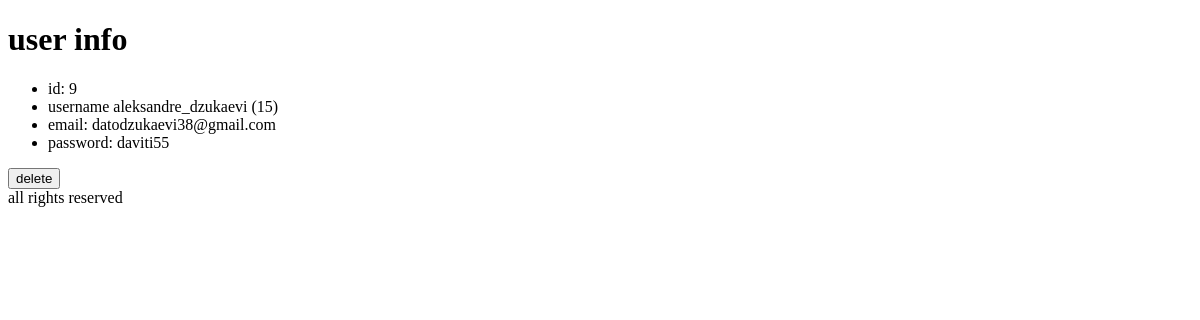
Before: /user/9/ with the older database file.
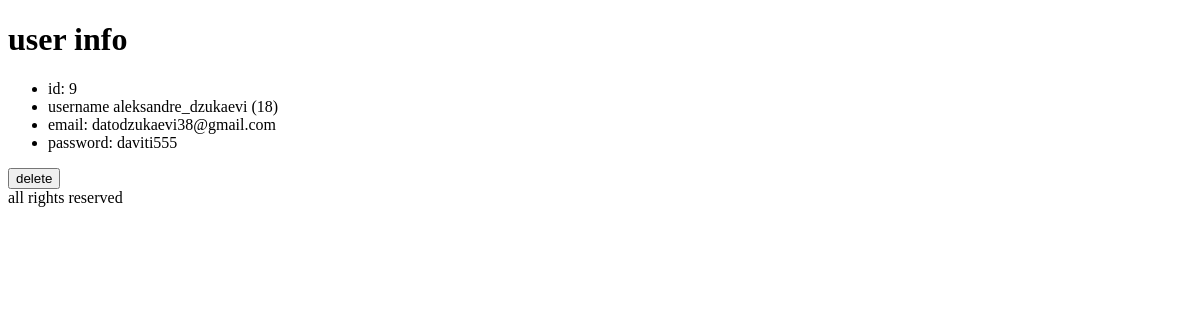
After: the same page with the newer database file.
### users/models.py (models this page shows)
class User(models.Model):
    username = models.CharField()
    email = models.EmailField()
    age = models.IntegerField()
    password = models.CharField()
    is_current_user = models.BooleanField(default=0)

### users/views.py (the view)
# urls.py: path('<int:id>/', views.user_info, name='user_info'),
def user_info(request, id):
    context = {
        'user_info' : get_user_info(id=id)
    }
    return render(request, 'users_details.html', context)

### users/utils.py (called while the page is built)
def get_user_info(id):
    return User.objects.get(id=id)

### users/templates/users_details.html (shortened to what this page needs)
{% extends "master.html" %}
{% block body %}
    <h1>user info</h1>
    <ul>
        <li>id: {{ user_info.id }}</li>
        <li>username {{ user_info.username }} ({{ user_info.age }})</li>
        <li>email: {{ user_info.email }}</li>
        <li>password: {{ user_info.password }}</li>
    </ul>
    <a href="/user/delete/{{user_info.id}}"><button>delete</button></a>
{% endblock body %}

### users/templates/master.html (shortened to what this page needs)
<!DOCTYPE html>
<html lang="en">
<head>
</head>
<body>
    {% block body %}
    {% endblock %}
    {% include "footer.html" %}
</body>
</html>

### users/templates/footer.html
<footer>
    all rights reserved
</footer>

Changed rows visible on the page:
changed User "aleksandre_dzukaevi": age "15" → "18"; password "daviti55" → "daviti555"
